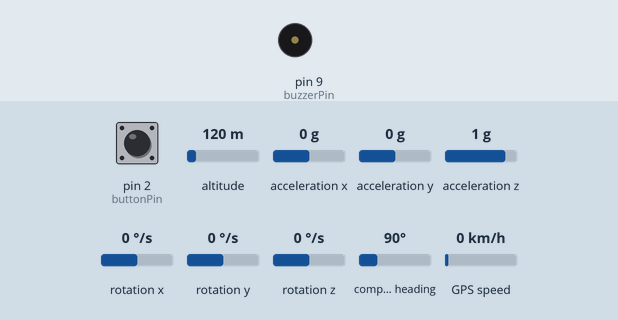
The sketch below on a simulated Arduino Uno, built with avr-gcc and run on an emulated ATmega328P. Parts: buzzer (waves = sounding, pin HIGH). Inputs (shaded band) come from the test bench; at power-on: acceleration x 0 g, pin 2 (buttonPin) HIGH, altitude 120 m, acceleration y 0 g, acceleration z 1 g, rotation x 0 °/s, rotation y 0 °/s, rotation z 0 °/s, compass heading 90°, GPS speed 0 km/h. The GPS gets a fix after 3 s at 37.7749, -122.4194 with 8 satellites; what the sketch prints to the serial monitor is not drawn.

Above: at 1.2 s.
1.3 s: acceleration x set to -0.8 g
At 1.66 s:
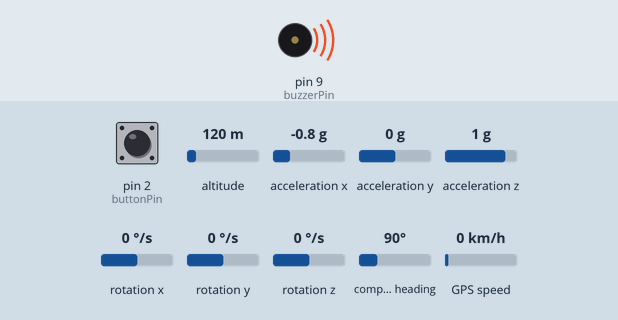
Timing chart, 0 to 4.3 s (numbered marks = the images above; inputs shaded):
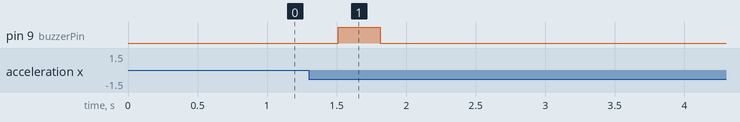

Measured:
- after the input at 1.3 s, pin 9 (buzzerPin): LOW → HIGH after 0.21 s, → LOW 0.30 s later

The sketch:

sos_device.ino
```cpp
#include <Wire.h>
#include <MPU6050.h>
#include <SoftwareSerial.h>
#include <TinyGPS++.h>

MPU6050 mpu;
TinyGPSPlus gps;

// GPS (RX, TX)
SoftwareSerial gpsSerial(4, 3);

// GSM (RX, TX)
SoftwareSerial gsmSerial(8, 7);

const int buttonPin = 2;
const int buzzerPin = 9;

bool sosSent = false;
int threshold = 20000; // adjust based on sensitivity

void setup() {
  Serial.begin(9600);
  gpsSerial.begin(9600);
  gsmSerial.begin(9600);

  Wire.begin();
  mpu.initialize();

  pinMode(buttonPin, INPUT_PULLUP);
  pinMode(buzzerPin, OUTPUT);

  Serial.println("System Ready");
}

void loop() {

  // manual SOS trigger
  if (digitalRead(buttonPin) == LOW && !sosSent) {
    triggerSOS("Manual Trigger");
  }

  // read accelerometer
  int16_t ax, ay, az;
  mpu.getAcceleration(&ax, &ay, &az);

  long totalAccel = abs(ax) + abs(ay) + abs(az);

  // motion-based trigger
  if (totalAccel > threshold && !sosSent) {
    triggerSOS("Motion Trigger");
  }

  delay(300);
}

// ---------- SOS FUNCTION ----------
void triggerSOS(String reason) {

  sosSent = true;

  // buzzer alert
  digitalWrite(buzzerPin, HIGH);
  delay(300);
  digitalWrite(buzzerPin, LOW);

  float latitude = 0.0, longitude = 0.0;
  unsigned long startTime = millis();

  // try GPS for 10 sec
  while (millis() - startTime < 10000) {
    while (gpsSerial.available()) {
      gps.encode(gpsSerial.read());
      if (gps.location.isValid()) {
        latitude = gps.location.lat();
        longitude = gps.location.lng();
        break;
      }
    }
  }

  // send SMS
  gsmSerial.println("AT+CMGF=1");
  delay(1000);

  gsmSerial.println("AT+CMGS=\"+918218387366\"");  // replace number
  delay(1000);

  gsmSerial.print("SOS Alert - ");
  gsmSerial.print(reason);
  gsmSerial.print("\nLocation: https://maps.google.com/?q=");
  gsmSerial.print(latitude, 6);
  gsmSerial.print(",");
  gsmSerial.print(longitude, 6);

  delay(500);
  gsmSerial.write(26); // CTRL+Z
  delay(5000);

  Serial.println("SOS sent");
}
```
